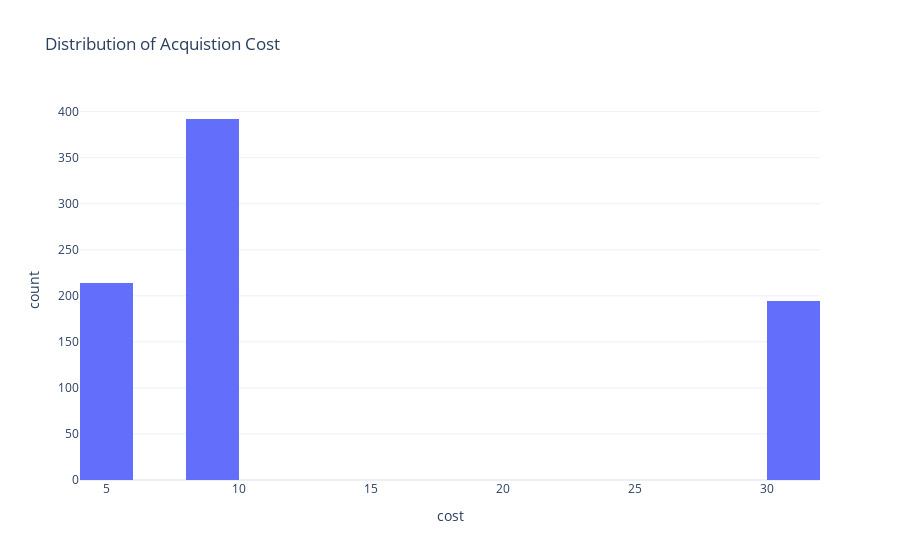

Notebook source saved alongside this figure:
### Markdown cell above
# Objective 1: Make a Visualization for the distribution of Customer Acquisition Cost using Histograms

### Code cell
fig = px.histogram(data,
                  x = "cost",
                  nbins = 20,
                  title = "Distribution of Acquistion Cost")
fig.show()

### Figure 1 — Plotly figure (JSON) as saved in the notebook; plotly's stock layout.template omitted (floating-point values rounded to 4 significant figures; data arrays with more than 128 entries replaced by an {"elided": "..."} marker saying what was removed)
{"data": [{"alignmentgroup": "True", "bingroup": "x", "hovertemplate": "cost=%{x}<br>count=%{y}<extra></extra>", "legendgroup": "", "marker": {"color": "#636efa", "pattern": {"shape": ""}}, "name": "", "nbinsx": 20, "offsetgroup": "", "orientation": "v", "showlegend": false, "type": "histogram", "x": {"elided": "800 float values"}, "xaxis": "x", "yaxis": "y"}], "layout": {"autosize": true, "barmode": "relative", "legend": {"tracegroupgap": 0}, "title": {"text": "Distribution of Acquistion Cost"}, "xaxis": {"anchor": "y", "autorange": true, "domain": [0, 1], "range": [4, 32], "title": {"text": "cost"}, "type": "linear"}, "yaxis": {"anchor": "x", "autorange": true, "domain": [0, 1], "range": [0, 412.6], "title": {"text": "count"}}}}
